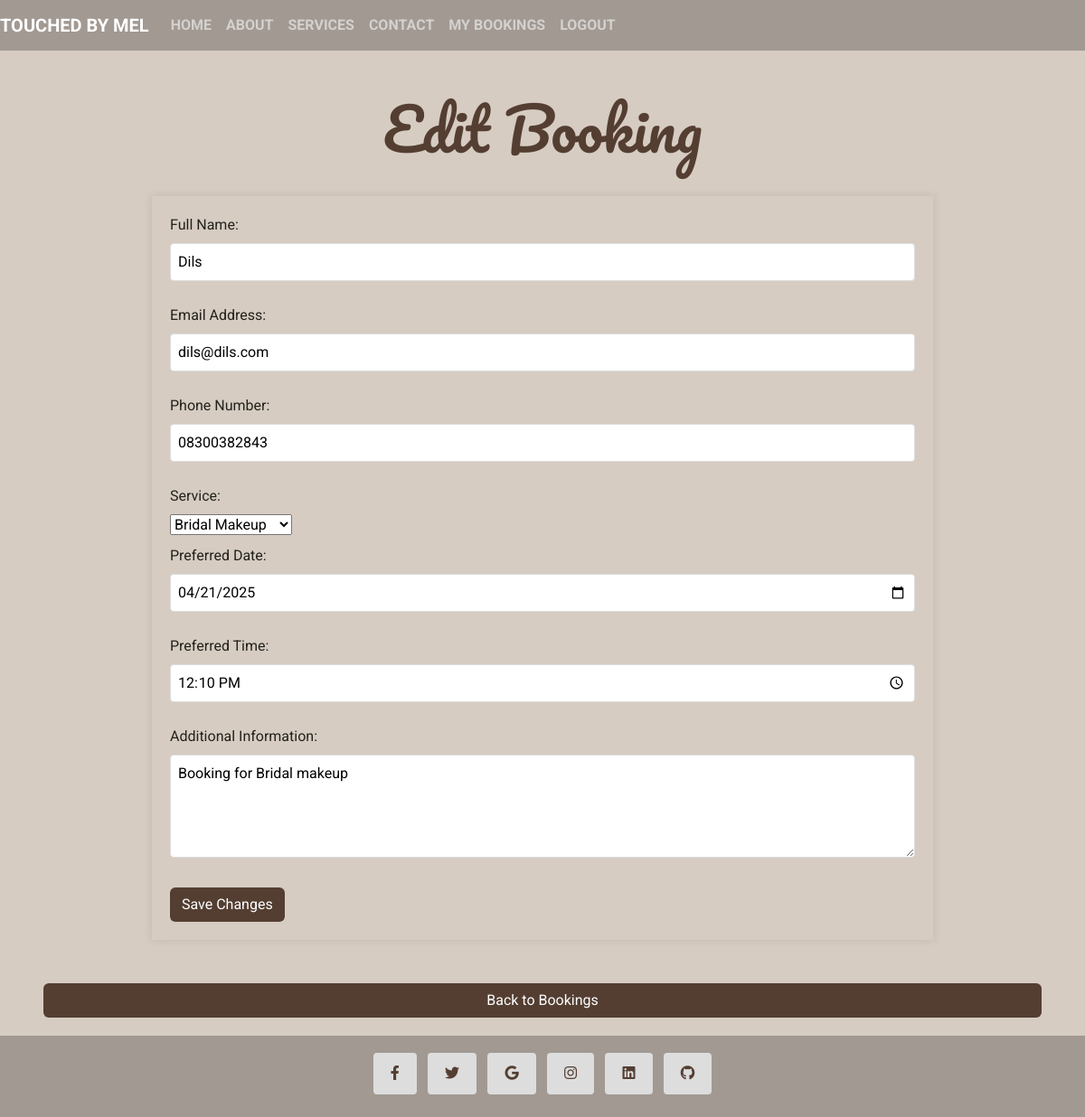
The page /services/bookings/edit/6/ (signed in) on the database its author committed.
### services/models.py (models this page shows, shortened)
class Booking(models.Model):
    SERVICE_CHOICES = [
        ('natural', 'Natural Makeup'),
        ('glam', 'Glam Makeup'),
        ('bridal', 'Bridal Makeup'),
        ('hd', 'HD Makeup'),
    ]
    user = models.ForeignKey(User, on_delete=models.CASCADE)
    name = models.CharField(max_length=100)
    email = models.EmailField()
    phone = models.CharField(max_length=15)
    service = models.CharField(max_length=20, choices=SERVICE_CHOICES)
    date = models.DateField()
    time = models.TimeField()
    message = models.TextField(blank=True, null=True)
    created_at = models.DateTimeField(auto_now_add=True)

### services/views.py (the view)
@login_required
def booking_edit(request, booking_id):
    booking = get_object_or_404(Booking, id=booking_id, user=request.user)
    if request.method == 'POST':
        form = BookingForm(request.POST, instance=booking)
        if form.is_valid():
            form.save()
            return render(
                request,
                'services/bookings_list.html',
                {
                    'bookings': Booking.objects.filter(user=request.user),
                    'message': 'Booking request updated successfully!'
                }
            )
    else:
        form = BookingForm(instance=booking)
    return render(
        request, 'services/booking_edit.html',
        {'form': form, 'booking': booking}
    )

### services/forms.py
class BookingForm(forms.ModelForm):
    class Meta:
        model = Booking
        fields = ['name', 'email', 'phone', 'service', 'date', 'time',
                  'message']
        widgets = {
            'date': forms.TextInput(attrs={'type': 'date'}),
            'time': forms.TextInput(attrs={'type': 'time'}),
            'message': forms.Textarea(attrs={'rows': 4}),
        }
        labels = {
            'name': 'Full Name',
            'email': 'Email Address',
            'phone': 'Phone Number',
            'service': 'Service',
            'date': 'Preferred Date',
            'time': 'Preferred Time',
            'message': 'Additional Information',
        }

### services/templates/services/booking_edit.html (shortened to what this page needs)
{% extends 'base.html' %}
{% load static %}
{% block content %}
<h2 class="heading mt-5">Edit Booking</h2>
<div class="container px-5">
    <form method="post">
        {{ form.as_p }}
        <button type="submit" class="btn btn-color ms-auto me-1">Save Changes</button>
    </form>
</div>
<a href="{% url 'booking_list' %}" class="btn btn-color me-5 ms-5 mt-5">Back to Bookings</a>
{% endblock %}

### static/css/style.css (style rules this page uses)
body { font-family: "roboto", sans-serif; background-color: #d6ccc2; color: #22221c; }
.heading { text-align: center; font-family: "pacifico", sans-serif; color: #543e32; }
.container { font-family: "roboto", sans-serif; color: #543e32; max-width: 960px; margin: 0 auto; }
.btn-color { background-color: #543e32; color: #fff; }
h2 { font-size: 4rem; margin-bottom: 1rem; color: #543e32; text-align: center; }
form { flex: 1 1 21%; border: none; padding: 20px; box-shadow: 0 0 10px rgba(0, 0, 0, 0.1); background-color: #d6ccc2; }
label { display: block; margin-bottom: 0.5rem; color: #22221c; }
input, textarea { width: 100%; padding: 0.5rem; margin-bottom: 1rem; border: 1px solid #ddd; border-radius: 4px; }
button { padding: 0.7rem 1.2rem; border: none; border-radius: 4px; color: #22221c; font-size: 1rem; cursor: pointer; transition: background-color 0.3s ease; }
form { margin-top: 20px; }
form p { margin-bottom: 10px; }

### rows shown on the page
Booking: name "Dils", email "dils@dils.com", phone "08300382843", service "Bridal Makeup", date "04/21/2025", time "12:10:00", message "Booking for Bridal makeup"
